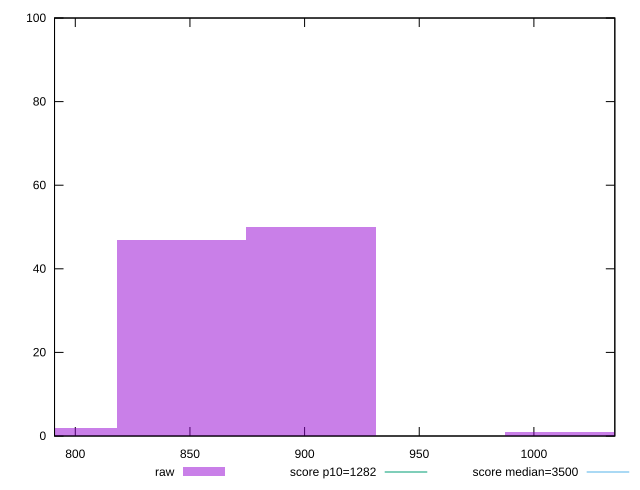

Recreate this plot in gnuplot.
reset

$raw <<EOF
1015.5960259896534 1
846.3300216580445 47
789.9080202141748 2
902.7520231019141 50
EOF

set key outside below
set boxwidth 56.42200144386963
set xrange [790.9480000000005:1035.2960000000005]
set yrange [0:100]
set trange [0:100]
set style fill transparent solid 0.5 noborder

set parametric
set terminal svg size 640, 490 enhanced background rgb 'white'
set output "reports/report_00031_2021-02-24T23-18-18.084Z/bootup-time/samples/astro/raw/histogram.svg"

plot $raw title "raw" with boxes, \
     1282,t title "score p10=1282", \
     3500,t title "score median=3500"

reset
